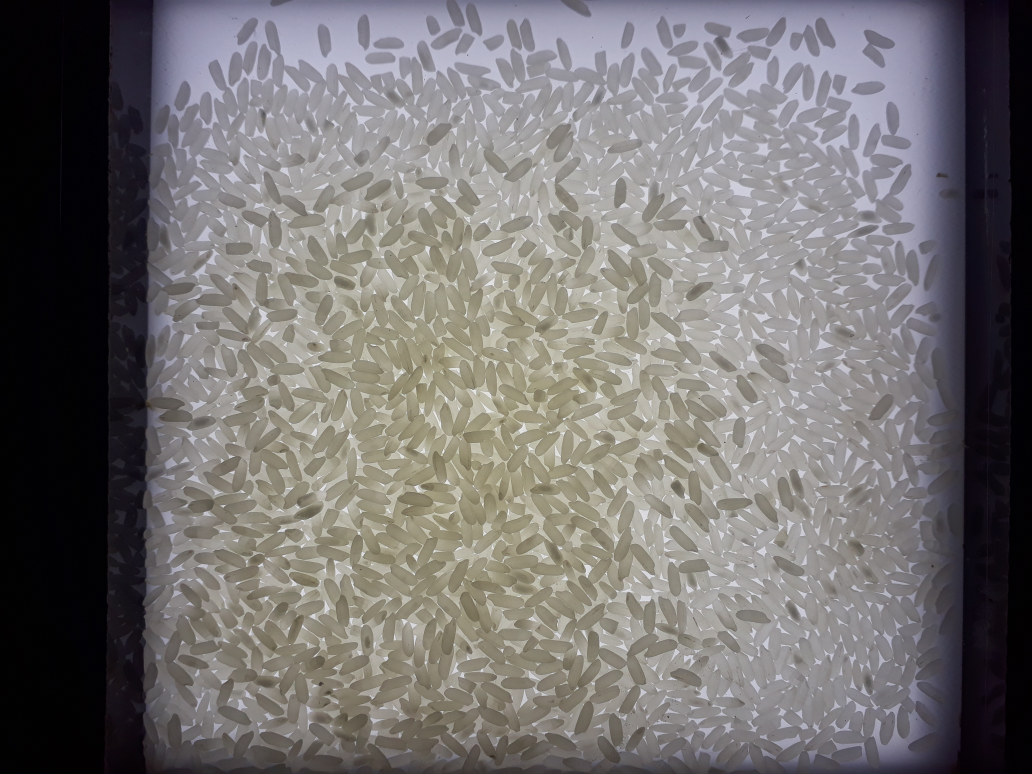
#> input picture data/H14_093304.jpg, 4128 x 3096 px, found by its file name (shown at 1/4 size)
$ jupyter execute --allow-errors ensemble_models.ipynb   (shell and % lines are left out)
#> lines starting #> are read from the running program, lines starting #| are printed output that depends on the picture
### Modelos Ensemble en Machine Learning y su Aplicación en Data Analytics Empresarial

**¿Qué son los modelos Ensemble?**

Los modelos Ensemble, también conocidos como métodos de aprendizaje combinado, son una técnica en Machine Learning que combina múltiples modelos individuales para obtener un mejor rendimiento general. En lugar de depender de un solo modelo, estos métodos aprovechan la diversidad de las predicciones de varios modelos para generar una predicción final más precisa y robusta.

**¿Cómo funcionan?**

Existen diferentes tipos de métodos Ensemble, cada uno con su propio enfoque para combinar las predicciones de los modelos individuales. Entre los más populares se encuentran:

* **Bagging:** Entrena diferentes modelos con subconjuntos aleatorios del conjunto de datos original.
* **Boosting:** Entrena una serie de modelos secuencialmente, donde cada modelo posterior se enfoca en corregir los errores del modelo anterior.
* **Stacking:** Entrena diferentes modelos y luego utiliza un meta-modelo para combinar sus predicciones.

**Beneficios de los Modelos Ensemble:**

* **Mayor precisión:** Al combinar las predicciones de varios modelos, se reduce el error general y se aumenta la precisión.
* **Robustez:** Los modelos Ensemble son menos propensos a sufrir errores específicos de un modelo individual.
* **Mejor generalización:** Estos modelos pueden generalizar mejor a nuevos datos que no fueron vistos durante el entrenamiento.

**Aplicaciones en Data Analytics Empresarial:**

Los modelos Ensemble se pueden aplicar a una amplia gama de problemas de Data Analytics Empresarial, como por ejemplo:

* **Predicción de la demanda:** Se pueden usar para predecir la demanda de productos o servicios, lo que ayuda a optimizar la producción y el inventario.
* **Detección de fraude:** Los modelos Ensemble pueden identificar patrones de comportamiento fraudulento en transacciones financieras.
* **Segmentación de clientes:** Se pueden usar para segmentar clientes en diferentes grupos con base en sus características y comportamiento, lo que permite realizar campañas de marketing más personalizadas.
* **Análisis de riesgos:** Los modelos Ensemble pueden ayudar a evaluar el riesgo crediticio de los clientes o el riesgo de que ocurra un evento determinado.

**En resumen, los modelos Ensemble son una herramienta poderosa que puede ayudar a mejorar significativamente la precisión y la robustez de los análisis de datos en el ámbito empresarial.**

**Aquí hay algunos ejemplos específicos de cómo se pueden usar los modelos Ensemble en diferentes áreas de negocio:**

* **Marketing:** Los modelos Ensemble pueden usarse para predecir la probabilidad de que un cliente responda a una campaña de marketing, lo que permite optimizar el presupuesto de marketing y dirigirse a los clientes más propensos a comprar.
* **Ventas:** Los modelos Ensemble pueden usarse para predecir las ventas futuras, lo que ayuda a optimizar la planificación de la producción y la gestión del inventario.
* **Finanzas:** Los modelos Ensemble pueden usarse para detectar fraudes en transacciones financieras, lo que ayuda a proteger a las empresas de pérdidas financieras.
* **Recursos Humanos:** Los modelos Ensemble pueden usarse para predecir la rotación de empleados, lo que ayuda a las empresas a identificar y retener a los empleados de alto rendimiento.

## Ejemplos de Bagging, Boosting y Stacking con Algoritmos Específicos

**Bagging:**

* **Random Forest:** Un conjunto de árboles de decisión donde cada árbol se entrena con una muestra aleatoria del conjunto de datos.
* **Bootstrap Aggregating (Bagging):** Un método general que se puede aplicar a cualquier tipo de modelo de aprendizaje automático.

**Boosting:**

* **AdaBoost:** Un algoritmo que entrena una serie de árboles de decisión débiles, donde cada árbol posterior se enfoca en corregir los errores del árbol anterior.
* **Gradient Boosting:** Un algoritmo que utiliza un modelo de regresión lineal para ajustar las predicciones de los modelos anteriores.
* **XGBoost:** Una implementación eficiente de Gradient Boosting con regularización para evitar el sobreajuste.

**Stacking:**

* **Stacking con Regresión Lineal:** Se entrenan diferentes modelos de aprendizaje automático y se utilizan sus predicciones como características para un modelo de regresión lineal que genera la predicción final.
* **Stacking con Redes Neuronales:** Se entrenan diferentes modelos de aprendizaje automático y se utilizan sus predicciones como características para una red neuronal que genera la predicción final.

**Algoritmos específicos para cada método:**

**Bagging:**

* **Árboles de decisión:** Son un algoritmo popular para clasificación y regresión.
* **K-Nearest Neighbors (KNN):** Un algoritmo simple y efectivo para clasificación y regresión.
* **Redes neuronales:** Se pueden usar redes neuronales para la clasificación y la regresión.

**Boosting:**

* **Árboles de decisión:** Son el tipo de modelo más común utilizado en Boosting.
* **Redes neuronales:** Se pueden usar redes neuronales para Boosting.

**Stacking:**

* **Cualquier modelo de aprendizaje automático:** Se puede usar cualquier tipo de modelo de aprendizaje automático en Stacking.

**En resumen, existen muchos algoritmos específicos que se pueden usar para implementar cada método Ensemble. La elección del algoritmo adecuado dependerá del tipo de problema que se desea resolver y del conjunto de datos disponible.**

## Resumen de variables predictoras y variables a predecir en Machine Learning

**En Machine Learning, las variables predictoras (también conocidas como variables independientes o características) son las que se utilizan para predecir una variable objetivo (también conocida como variable dependiente).** Las variables predictoras pueden ser numéricas, categóricas o una combinación de ambas.

**La variable objetivo es la variable que se quiere predecir.** Puede ser una variable numérica, como el precio de una casa, o una variable categórica, como si un paciente tiene una enfermedad o no.

**El objetivo de un modelo de Machine Learning es aprender la relación entre las variables predictoras y la variable objetivo.** El modelo utiliza esta relación para hacer predicciones sobre nuevos datos que no ha visto antes.

**Existen diferentes tipos de modelos de Machine Learning que se pueden utilizar para predecir diferentes tipos de variables objetivo.** Algunos de los tipos de modelos más comunes son:

* **Regresión:** Se utiliza para predecir variables numéricas.
* **Clasificación:** Se utiliza para predecir variables categóricas.
* **Agrupamiento:** Se utiliza para agrupar datos en función de sus similitudes.

**La elección del tipo de modelo de Machine Learning adecuado depende del tipo de variable objetivo que se quiere predecir y del tipo de datos que se tienen disponibles.**

**Aquí hay algunos ejemplos de variables predictoras y variables a predecir en Machine Learning:**

**Ejemplo 1:**

* **Variable predictora:** Edad, sexo, altura, peso
* **Variable a predecir:** Riesgo de sufrir una enfermedad cardíaca

**Ejemplo 2:**

* **Variable predictora:** Historial de compras, datos demográficos
* **Variable a predecir:** Probabilidad de que un cliente compre un producto

**Ejemplo 3:**

* **Variable predictora:** Texto de un correo electrónico
* **Variable a predecir:** Si el correo electrónico es spam o no

**Las variables predictoras y la variable objetivo son dos conceptos fundamentales en Machine Learning.** La elección del tipo de modelo de Machine Learning adecuado depende del tipo de variable objetivo que se quiere predecir y del tipo de datos que se tienen disponibles.

### Problema: predicción de humedad en fotografías de granos de arroz

La predicción de los niveles de humedad en granos es crucial por diversas razones que impactan la calidad, seguridad y rentabilidad del producto a lo largo de la cadena de suministro:

**1. Control de Calidad:**

* **Deterioro:** La humedad excesiva (>14%) acelera el crecimiento de hongos, bacterias e insectos, deteriorando la calidad del grano y haciéndolo susceptible a pudriciones, toxinas y malos olores.
* **Germinación:** Humedad óptima (13-14%) en granos almacenados a largo plazo previene la germinación prematura, lo que reduce el valor comercial.
* **Secado artificial:** Predecir la humedad permite ajustar el proceso de secado artificial para obtener el nivel ideal (12-14%) y evitar costos y daños por exceso o defecto de secado.

**2. Seguridad Alimentaria:**

* **Hongos y toxinas:** La humedad elevada (>14%) favorece el desarrollo de hongos y toxinas como aflatoxinas, que son perjudiciales para la salud humana y animal.
* **Control de plagas:** La humedad alta atrae insectos como gorgojos y polillas, que contaminan y dañan los granos.

**3. Optimización de la Cadena de Suministro:**

* **Almacenamiento:** Predecir la humedad ayuda a determinar el método de almacenamiento adecuado (silos, contenedores, etc.) y las condiciones óptimas (temperatura, ventilación) para mantener la calidad del grano.
* **Transporte:** Permite elegir el método de transporte adecuado (contenedores herméticos, ventilación) para evitar daños por condensación o pérdida de humedad.
* **Comercialización:** La información sobre la humedad es clave para la clasificación, fijación de precios y negociación en la venta de granos.

**4. Rentabilidad:**

* **Minimizar pérdidas:** La correcta gestión de la humedad reduce las pérdidas por deterioro, pudriciones y ataques de plagas.
* **Optimizar procesos:** Ajustar el secado y almacenamiento a las necesidades específicas reduce costos operativos.
* **Mejorar precio:** Granos con niveles de humedad óptimos obtienen mejores precios en el mercado.

### Datos

- **Variables predictoras:** $X$, histogramas de las fotografías de los granos de arroz.
- **Variable objetivo:**  $y$, nivel de humedad ($y\in \{10,11,12,13,14,15,16\}$).

- Modelos: se usarán modelos ensemble para aprender la relación entre las variables predictoras, histogramas de las imágenes y la humead.
- Es un problema supervisado, conocemos las variables de entrada $X$ y la variable objetivo $y$, nuestro modelo de ML construirá la función $y=f(X)$.
  - El problema puede ser tratado de forma natural como un problema de clasificación, cada clase viene dada por: $y\in \{10,11,12,13,14,15,16\}$.
  - Como ejercicio, trataremos el problema como una regresión, redondearemos la salidad predicha por el modelo $\hat y$  al entero más cercano.

[cell 1]
import numpy as np
import matplotlib.pyplot as plt
import seaborn as sns
import pandas as pd
from PIL import Image

[cell 2]
# Descargar imagen
# Nuestra imagen está en escala de grises
img = Image.open('H14_093304.jpg')  # cargar imagen
#> img is the input picture: PIL image 4128x3096 RGB; mean R, G, B 116.8, 113.8, 113.4
img.size  # tamaño de la imagen
#> Out = (4128, 3096)

[cell 3]
# obtenemos el centro de la imagen
w, h = (np.array(img.size) // 2)
#> w = 2064; h = 1548
w, h
#> Out = (2064, 1548)

[cell 4]
# Recorte de la imagen, a partir del centro
# nuevas dimensiones (tamaño de recorte)
cw, ch = 660, 660  # nuevo tamaño

# recorte a partir del centro mitad nueveo alto/ancho
box = (w-cw)//2, (h-ch)//2, (w+cw)//2, (h+ch)//2
#> box = (702, 444, 1362, 1104)
box  # caja de recorte
#> Out = (702, 444, 1362, 1104)

[cell 5]
img_cropped = img.crop(box)
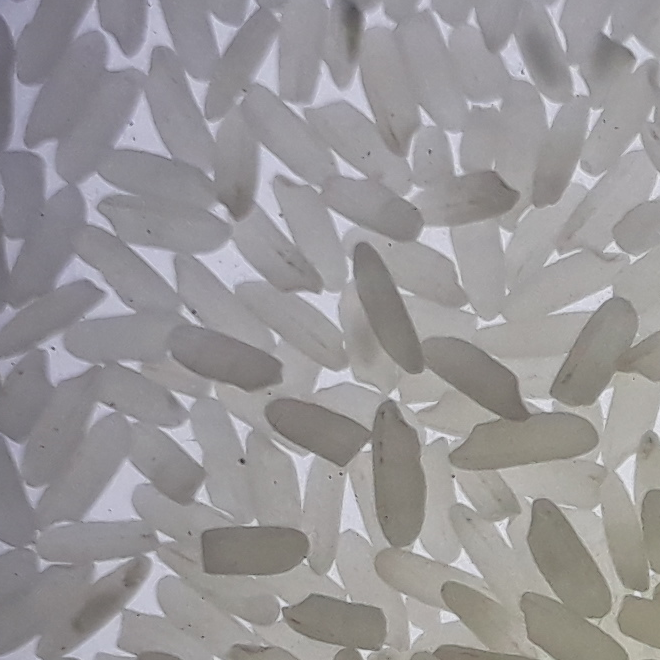
#> img_cropped: PIL image 660x660 RGB; mean R, G, B 152.9, 150.5, 152.4
img_cropped

### Histograma de la imagen: variables de entrada (predictores)

- El histograma se visualiza como una gráfica de barras, donde el eje $x$ representa los valores de intensidad y el eje Y representa el número de píxeles para cada valor de intensidad.

- El número de bins es un parámetro que se puede elegir, pero un valor común es 256 **(panel izquierdo)**, lo que significa que se crea un bin para cada valor de intensidad posible.

- Los valores de intensidad de los píxeles, que normalmente van de 0 a 255 en imágenes de 8 bits, se dividen en un número determinado de intervalos o "bins", en nuestro ejemplo se usan 44 bines **(panel izquierdo)**.

[cell 6]
# Transformar array 2D a 1D
pixels = np.array(img_cropped).flatten()
# Construir diagrama de barras con 256 bins
# En una imagen en escala de grises cada pixel contiente un valor entre 0 y 255
plt.figure(figsize=(16,4))
plt.subplot(1,2,1)
plt.bar(*np.unique(pixels, return_counts=True))

# Construir histograma con 44 bins
plt.subplot(1,2,2)
h = plt.hist(pixels, bins=44, density=True)
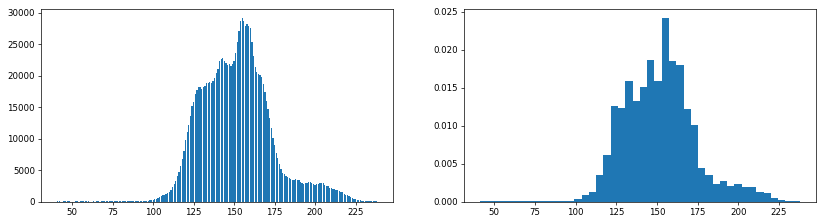
#> figure drawn by matplotlib, 2 panels; panel 1: tallest bar 29110 high, from x = 154.6 to 155.4; panel 2: tallest bar 0.0242 high, from x = 152.9 to 157.4
